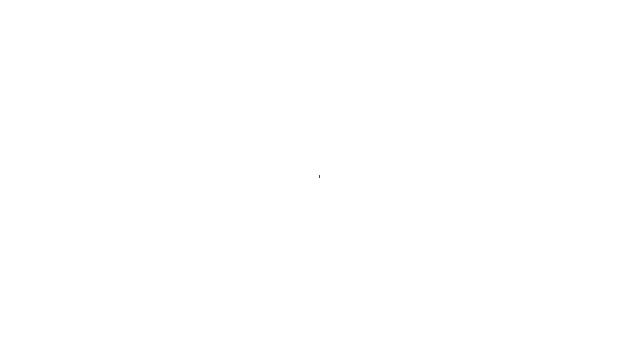
Frame 1 (no input)
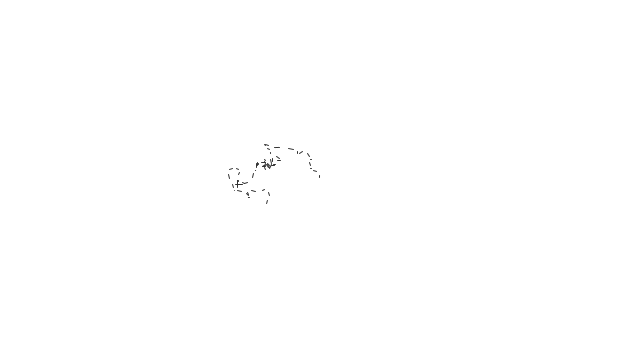
Frame 60 (the mouse pressed at the canvas centre just before this capture)
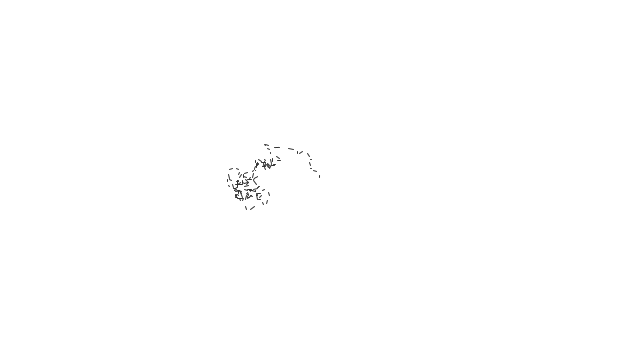
Frame 120 (the mouse held since frame 60 and released just before this capture)

The Processing sketch that drew these frames (run headless with seeded random() and noise(); from frame 60 on, the mouse is pressed at the canvas centre):

// Processing sketch: RandomWalk3
// ── RandomWalk3.pde
/**
 * Draw Shape at random point. 
 */
 float x0, y0, x1, y1, x2, y2, x3, y3, xAdd, yAdd,angle;

void setup() {
  size(640, 360);
  background(255);
  frameRate(60);
  x0 = width/2;
  y0 = height/2;
}

void draw() {

  stroke(50);
  xAdd = random(-5,5);  
  yAdd = random(-5,5);
  angle = random(0, 2*PI);
  x1 = x0 + xAdd * sin(angle) ;
  y1 = y0 + yAdd * cos(angle);
  x2 = x1 + xAdd * sin(angle) ;
  y2 = y1 + yAdd * cos(angle);
  x3 = x2 + xAdd * sin(angle) ;
  y3 = y2 + yAdd * cos(angle);
  curve(x0, y0, x1, y1, x2, y2, x3, y3);
    x0 = x3;
    y0 = y3;
    loop();
}

void keyPressed(){
 if (key=='s'){
  save("print/" + "random.tif");  
 }
}
